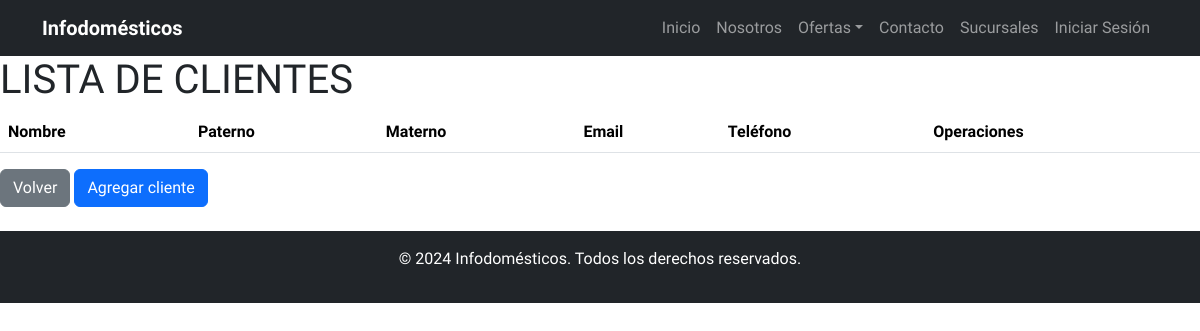
The page /admin/cliente/listar.php on the database as committed earlier.
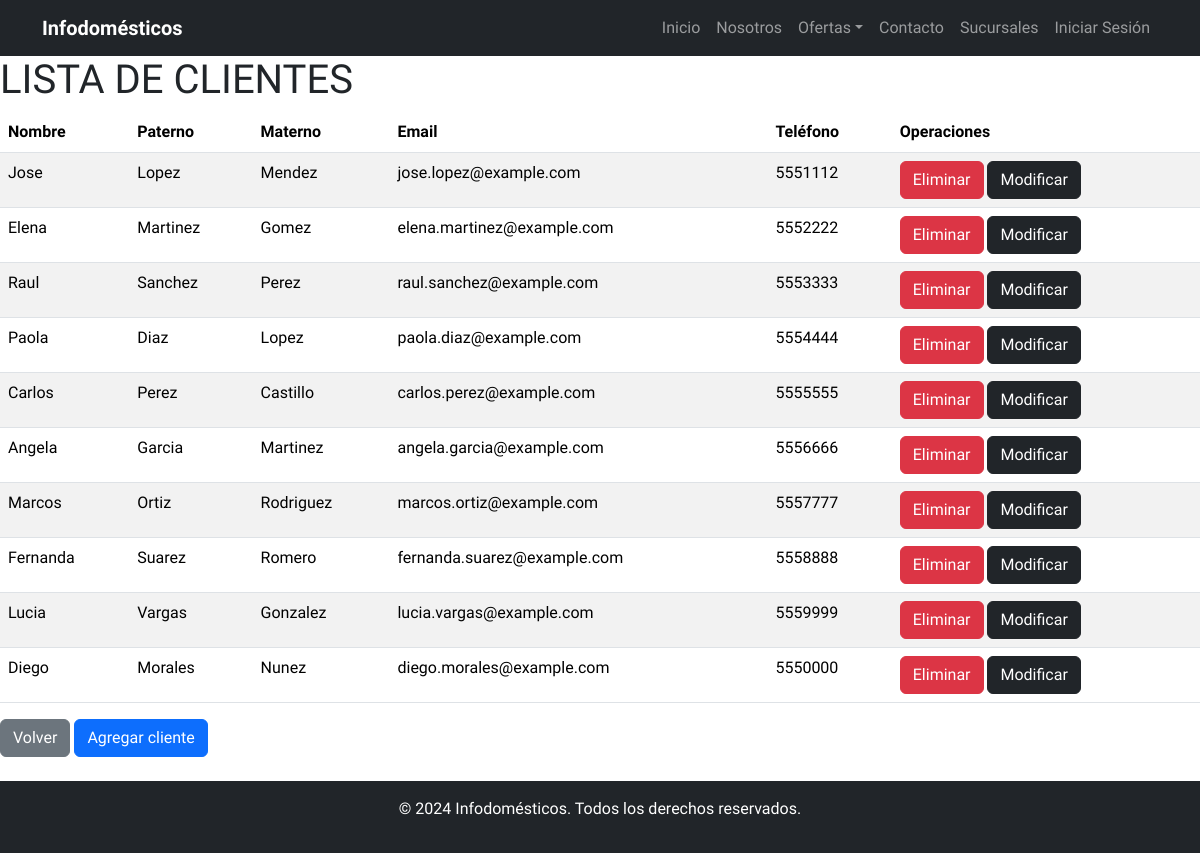
The same page on the database as committed later.
### tables this page shows
CREATE TABLE `cliente` (
  `idcliente` int(11) NOT NULL,
  `nombre` varchar(50) NOT NULL,
  `paterno` varchar(50) NOT NULL,
  `materno` varchar(50) NOT NULL,
  `email` varchar(100) DEFAULT NULL,
  `telefono` varchar(15) DEFAULT NULL,
  `idsucursal` int(11) DEFAULT NULL,
  `estado` enum('activo','inactivo') NOT NULL
);

### admin/cliente/listar.php (the view, shortened to what this page needs)
<?php
include "../../includes/templates/header.php";
?>
<main class="contenedor seccion">
    <h1>LISTA DE CLIENTES</h1>
    <table class="table table-striped">
        <thead>
            <th>Nombre</th>
            <th>Paterno</th>
            <th>Materno</th>
            <th>Email</th>
            <th>Teléfono</th>
            <th>Operaciones</th>
        </thead>
        <tbody>
            <?php
                $db = conectarDB();
                $consql = "SELECT * FROM cliente WHERE estado LIKE 'activo'";
                $res = mysqli_query($db, $consql);
                if ($res) {
                    while ($reg = mysqli_fetch_array($res)) {
                        echo "<tr>";
                        echo "<td>".$reg['nombre']."</td>";
                        echo "<td>".$reg['paterno']."</td>";
                        echo "<td>".$reg['materno']."</td>";
                        echo "<td>".$reg['email']."</td>";
                        echo "<td>".$reg['telefono']."</td>";
                        echo "<td>
                            <a href='eliminar.php?cod=".$reg['idcliente']."' class='btn btn-danger'>Eliminar</a>
                            <a href='actualizar.php?cod=".$reg['idcliente']."' class='btn btn-dark'>Modificar</a>
                        </td>";
                        echo "</tr>";
                    }
                } else {
                    echo "<tr><td colspan='5'>Error en la consulta: " . mysqli_error($db) . "</td></tr>";
                }
            ?>
        </tbody>
    </table>
    <div class="botones">
        <a href="/ElectrodomesticosWeb3/admin/indexAdmin.php" class="btn btn-secondary">Volver</a>
        <a href="../cliente/crear.php" class="btn btn-primary">Agregar cliente</a><br><br>
    </div>
</main>
<?php
include "../../includes/templates/footer.php";
?>

Rows that differ between the two databases and show on the page:
now on this page (row edited): cliente: nombre "Jose", paterno "Lopez", materno "Mendez", email "jose.lopez@example.com", telefono "5551112"
now on this page (row edited): cliente: nombre "Elena", paterno "Martinez", materno "Gomez", email "elena.martinez@example.com", telefono "5552222"
now on this page (row edited): cliente: nombre "Raul", paterno "Sanchez", materno "Perez", email "raul.sanchez@example.com", telefono "5553333"
now on this page (row edited): cliente: nombre "Paola", paterno "Diaz", materno "Lopez", email "paola.diaz@example.com", telefono "5554444"
now on this page (row edited): cliente: nombre "Carlos", paterno "Perez", materno "Castillo", email "carlos.perez@example.com", telefono "5555555"
now on this page (row edited): cliente: nombre "Angela", paterno "Garcia", materno "Martinez", email "angela.garcia@example.com", telefono "5556666"
now on this page (row edited): cliente: nombre "Marcos", paterno "Ortiz", materno "Rodriguez", email "marcos.ortiz@example.com", telefono "5557777"
now on this page (row edited): cliente: nombre "Fernanda", paterno "Suarez", materno "Romero", email "fernanda.suarez@example.com", telefono "5558888"
now on this page (row edited): cliente: nombre "Lucia", paterno "Vargas", materno "Gonzalez", email "lucia.vargas@example.com", telefono "5559999"
now on this page (row edited): cliente: nombre "Diego", paterno "Morales", materno "Nunez", email "diego.morales@example.com", telefono "5550000"
